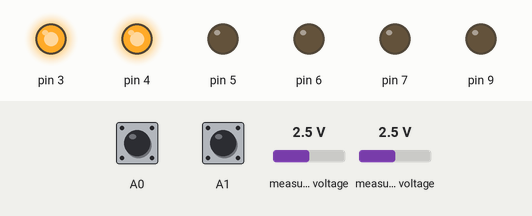
This sketch was run on a simulated Arduino Uno, built with avr-gcc and run on an emulated ATmega328P. On the bench: output pins drawn as LEDs (lit = HIGH). Inputs (shaded band) come from the test bench; at power-on: A0 HIGH, A1 HIGH, measured voltage 2.5 V. Storage starts empty; pins used as bus, display or sensor lines are not drawn. At 1.0 s the program stops and its outputs stay as they are.

Above: at 0.8 s.
0.9 s: A0 pulled LOW for 0.15 s
At 2.1 s:
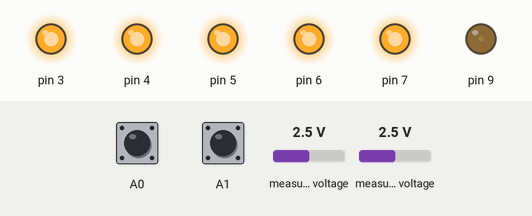
Timing chart, 0 to 2.5 s (numbered marks = the images above; inputs shaded):
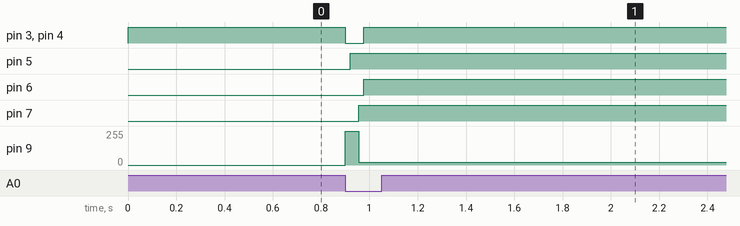

Measured:
- after the input at 0.9 s, pin 3, pin 4: HIGH → LOW at once, → HIGH 0.08 s later; pin 5: LOW → HIGH at once; pin 6: LOW → HIGH after 0.08 s; pin 7: LOW → HIGH after 0.06 s; pin 9: 0/255 → 20/255 at once

The sketch:

Finalone.ino
```cpp
/*
   Author: Murilo Fabricio
   IC_IFSP
   Data Logger using SD card.
   Pin 9 will generate the PWM for the load.
   The ads1115 is responsible for taking the current and voltage from the panel.
   Hardware:
   SD Card

   > CS   - pin 10
   > MOSI - pin 11
   > MISO - pin 12
   > CLK  - pin 13

   > PWM - pin D9

   >Pino Botão - A0 - 100, 255 pontos
   >Pino Botão - A1 - 500, 1023 pontos
   >Pino Botão - A2 - Libera amostragem
   >Pino Botão - A5 - Qual Painel - ON=4/ off=1

   >A1+A0= 4095;
*/

#include <SD.h>
#include <Wire.h>
#include <Adafruit_ADS1015.h>
Adafruit_ADS1115 ads;  /* Use this for the 16-bit version */

// ---    Parameters    --- \\
// ---    Hardware Mapping    --- \\
// -- SD Card
#define CS_pin   10                 //SPI, CS_pin D10

#define set_bit(reg,bit)  (reg |= (1<<bit))
#define reset_bit(reg,bit)  (reg &= ~(1<<bit))
#define Aoff  100
#define A0on  255
#define A1on  500
#define A1A0  4095

File myFile;                           //pointer for the file

// ---    Globals Variables   --- \\

//int16_t pwmr = 4096;
//int16_t pwmr = 1023;
//int16_t pwmr = 255;
unsigned int pwmr;
byte p = 1;

void dutyPwm(int16_t _pwmresolution);
void setPwm(int16_t pwm);
void getdata();

// --- Initials Setup ---
void setup()
{
  pinMode(A0, INPUT_PULLUP);
  pinMode(A1, INPUT_PULLUP);

  pinMode(8, INPUT_PULLUP);

  set_bit(DDRD, 7);             //Led dados
  set_bit(DDRD, 6);             //Led Error
  set_bit(DDRD, 5);             //Led OK

  set_bit(DDRD, 4);             //Led OK
  set_bit(DDRD, 3);             //Led OK

  while (digitalRead(A0)) {
    set_bit(PORTD, PORTD4);             //Led aguardando
    set_bit(PORTD, PORTD3);             //Led aguardando

  }

  if (digitalRead(A1)) {
    pwmr = 4095;
    p = 1;

    reset_bit(PORTD, PORTD4);     //
    reset_bit(PORTD, PORTD3);     //

  } else {
    pwmr = 4095;
    p = 1;
  }

  ads.setGain(GAIN_TWOTHIRDS);  // 2/3x gain +/- 6.144V  1 bit = 3mV      0.1875mV (default)
  ads.begin();
  //Set how many values will gonna colect

  setPwm(pwmr);
  dutyPwm(pwmr);

  reset_bit(PORTD, PORTD7);     //
  reset_bit(PORTD, PORTD6);     //
  reset_bit(PORTD, PORTD5);     //

  //  delay(1000);

  pinMode(CS_pin, OUTPUT);                        //Setup output at Chip Select

  if (!SD.begin(CS_pin))                          //Test opening of the SD card
  {
    set_bit(PORTD, PORTD6);
    //Serial.println("Failed to open the SD!");     //Error
    return;                                       //retorn
  }

  //Success

  set_bit(PORTD, PORTD5);//success

  myFile = SD.open("dados" + String(p) + ".csv", FILE_WRITE); //Open the file to write


  if (myFile)                                     //Success to open?
  { //Yes...
    myFile.println(String(p) + " Inicio " + String(pwmr) + " pontos"); //
    myFile.println("1.08, 1.119/0.5,"); // pula linha

    myFile.println("Voltage_SOLAR_PANEL, CURRENT");// cabeçalho
    myFile.close();
    //Serial.println(header);
  } //end if
  else                                            //Nope...
  {
    set_bit(PORTD, PORTD5);
    set_bit(PORTD, PORTD6);
    //Serial.println("Error during the opening of the file...");
    //Inform about the error
  }

  getdata();

} //end setup


// --- Loop ---
void loop()
{
} //end loop

void getdata() {

  File myFile = SD.open("dados" + String(p) + ".csv", FILE_WRITE); //Open the file to write

  //Get the Voltage ---------------- |
  //delay(20);

  int16_t adc0, adc1;

  dutyPwm(pwmr);

  adc0 = ads.readADC_SingleEnded(0);
  adc1 = ads.readADC_SingleEnded(1);

  if (adc0 < 0) adc0 *= 0;
  if (myFile)
  {
    myFile.println(String(adc1) + ", " + String(adc0)); //Save the values
    set_bit(PORTD, PORTD7);                             //dados
  }
  else
  {
    set_bit(PORTD, PORTD6);       //red On
    reset_bit(PORTD, PORTD5);     //green off
    //Serial.println("Error during the opening of file to write the final value!!"); //Error
  }


  pwmr = 320;
  while (pwmr > 0) {

    dutyPwm(pwmr);


    adc0 = ads.readADC_SingleEnded(0);
    adc1 = ads.readADC_SingleEnded(1);
    if (adc0 < 0) adc0 *= 0;
    //voltageValue=(adc1*0.125*5.78/1000);
    //currentValue=(adc0*0.125*5.97);

    if (myFile)
    {
      myFile.println(String(adc1) + ", " + String(adc0)); //Save the values
      set_bit(PORTD, PORTD7);                             //dados
    }
    else
    {
      set_bit(PORTD, PORTD6);       //red On
      reset_bit(PORTD, PORTD5);     //green off
      //Serial.println("Error during the opening of file to write the final value!!"); //Error
    }


    pwmr = pwmr - 2;
    if (adc0 == 0) {
      pwmr = 0;
    }
  }

  myFile.close();
  while (pwmr <= 0) {

    set_bit(PORTD, PORTD7);             //All Led On
    set_bit(PORTD, PORTD6);
    set_bit(PORTD, PORTD5);
    set_bit(PORTD, PORTD4);             //Led aguardando
    set_bit(PORTD, PORTD3);             //Led aguardando

    while (1);
  } //Stop the loop after 1000 measurements
}


void dutyPwm(int16_t pwm) {

  // Use OCR1A and OCR1B to control the PWM
  // duty cycle. Duty cycle = OCR1A / ICR1.
  // OCR1A controls PWM on pin 9 (PORTB1).
  // OCR1B controls PWM on pin 10 (PORTB2).
  //OCR1A = 65535; // test signal
  OCR1A = pwm; // test signal

  //OCR1B = 0xf001;   //test signal
}

void setPwm(int16_t _pwmresolution) {

  // Set PB1/2 as outputs.
  DDRB |= (1 << DDB1) | (1 << DDB2);

  TCCR1A =
    (1 << COM1A1) | (1 << COM1B1) |
    // Fast PWM mode.
    (1 << WGM11);
  TCCR1B =
    // Fast PWM mode.
    (1 << WGM12) | (1 << WGM13) |
    // No clock prescaling (fastest possible
    // freq).
    (1 << CS10);
  OCR1A = 0;
  // Set the counter value that corresponds to
  // full duty cycle. For 15-bit PWM use
  // 0x7fff, etc. A lower value for ICR1 will
  // allow a faster PWM frequency.
  //ICR1 = 0xffff;
  ICR1 = _pwmresolution;
}
```
